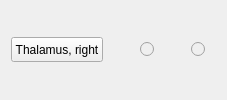
       <widget class="QEvaluationWidget" name="QEvaluationWidget_10" native="true">
        <layout class="QHBoxLayout" name="horizontalLayout_11">
         <item>
          <widget class="QPushButton" name="thalamus_right">
           <property name="sizePolicy">
            <sizepolicy hsizetype="Preferred" vsizetype="Fixed">
             <horstretch>0</horstretch>
             <verstretch>0</verstretch>
            </sizepolicy>
           </property>
           <property name="minimumSize">
            <size>
             <width>30</width>
             <height>25</height>
            </size>
           </property>
           <property name="text">
            <string>Thalamus, right</string>
           </property>
          </widget>
         </item>
         <item>
          <spacer name="horizontalSpacer_22">
           <property name="orientation">
            <enum>Qt::Horizontal</enum>
           </property>
           <property name="sizeType">
            <enum>QSizePolicy::MinimumExpanding</enum>
           </property>
           <property name="sizeHint" stdset="0">
            <size>
             <width>31</width>
             <height>25</height>
            </size>
           </property>
          </spacer>
         </item>
         <item>
          <widget class="QRadioButton" name="thalamus_right_good">
           <property name="enabled">
            <bool>false</bool>
           </property>
           <property name="sizePolicy">
            <sizepolicy hsizetype="Fixed" vsizetype="Fixed">
             <horstretch>0</horstretch>
             <verstretch>0</verstretch>
            </sizepolicy>
           </property>
           <property name="minimumSize">
            <size>
             <width>25</width>
             <height>25</height>
            </size>
           </property>
           <property name="text">
            <string notr="true"/>
           </property>
          </widget>
         </item>
         <item>
          <spacer name="horizontalSpacer_23">
           <property name="orientation">
            <enum>Qt::Horizontal</enum>
           </property>
           <property name="sizeType">
            <enum>QSizePolicy::Fixed</enum>
           </property>
           <property name="sizeHint" stdset="0">
            <size>
             <width>20</width>
             <height>25</height>
            </size>
           </property>
          </spacer>
         </item>
         <item>
          <widget class="QRadioButton" name="thalamus_right_bad">
           <property name="enabled">
            <bool>false</bool>
           </property>
           <property name="sizePolicy">
            <sizepolicy hsizetype="Fixed" vsizetype="Fixed">
             <horstretch>0</horstretch>
             <verstretch>0</verstretch>
            </sizepolicy>
           </property>
           <property name="minimumSize">
            <size>
             <width>25</width>
             <height>25</height>
            </size>
           </property>
           <property name="text">
            <string/>
           </property>
          </widget>
         </item>
        </layout>
       </widget>
